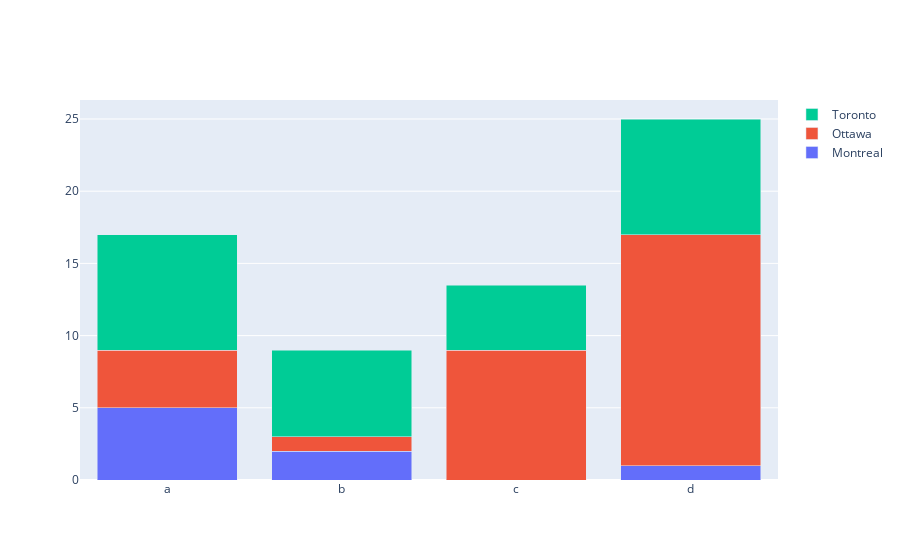

Notebook cell for this chart:
### Code cell
import plotly.graph_objects as go
import numpy as np
x=['b', 'a', 'c', 'd']
fig = go.Figure(go.Bar(x=x, y=[2,5,1], name='Montreal'))
fig.add_trace(go.Bar(x=x, y=[1, 4, 9, 16], name='Ottawa'))
fig.add_trace(go.Bar(x=x, y=[6, 8, 4.5, 8], name='Toronto'))

fig.update_layout(barmode='stack', xaxis={'categoryorder':'category ascending'})
fig.show()

### Figure 1 — Plotly figure (JSON) as saved in the notebook; plotly's stock layout.template omitted (floating-point values rounded to 4 significant figures)
{"data": [{"name": "Montreal", "type": "bar", "x": ["b", "a", "c", "d"], "y": [2, 5, null, 1]}, {"name": "Ottawa", "type": "bar", "x": ["b", "a", "c", "d"], "y": [1, 4, 9, 16]}, {"name": "Toronto", "type": "bar", "x": ["b", "a", "c", "d"], "y": [6, 8, 4.5, 8]}], "layout": {"barmode": "stack", "xaxis": {"categoryorder": "category ascending"}}}
